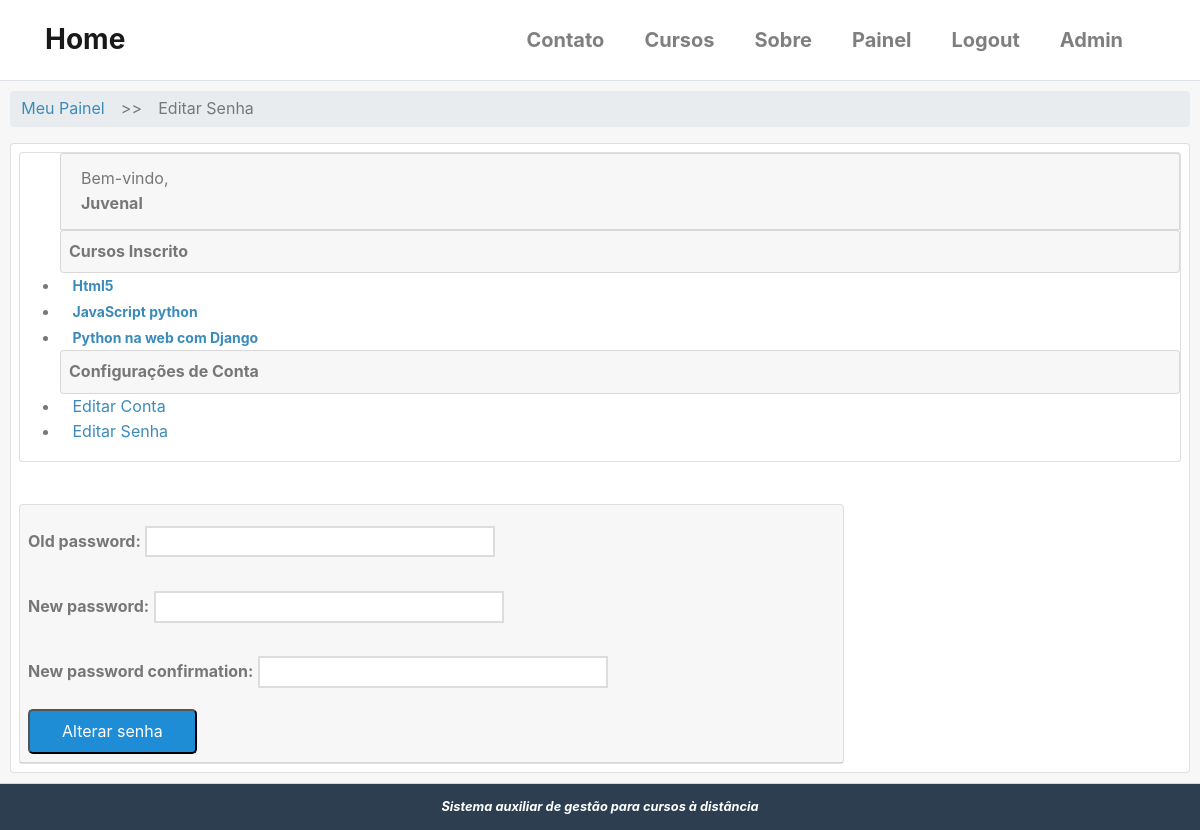
The page /conta/editar/senha/ (signed in) on the database its author committed.
### accounts/models.py (models this page shows, shortened)
class User(AbstractBaseUser, PermissionsMixin):
    username = models.CharField(
        'Usuário', max_length=30, unique=True,
        validators = [validators.RegexValidator(re.compile('^[\w.@+-]+$'),
        'O nome de usuário só pode conter letras, dígitos ou os seguintes caracteres: @/ ./ +/ -/ _',
        'Usuário inválido ou já existente!')]
    )
    email = models.EmailField('E-mail', unique=True)
    name = models.CharField('Nome', max_length=100, blank=True)
    is_active = models.BooleanField('Está ativo?', blank=True, default=True)
    is_staff = models.BooleanField('É da equipe?', blank=True, default=False)
    date_joined = models.DateTimeField('Data de Entrada', auto_now_add=True)
    objects = UserManager()
    USERNAME_FIELD = 'username'
    REQUIRED_FIELDS = ['email']
    class Meta:
        verbose_name = 'Usuário'
        verbose_name_plural = 'Usuários'
    def __str__(self):
        return self.name or self.username

### cursos/models.py (models this page shows, shortened)
class Enrollment(models.Model):
    STATUS_CHOICES = (
        (0, 'Pendente'),
        (1, 'Aprovado'),
        (2, 'Cancelado'),
        (3, 'Recusado'),
    )
    usuario = models.ForeignKey(
        settings.AUTH_USER_MODEL,
        verbose_name='Usuário',
        related_name='enrollments',
        on_delete=models.DO_NOTHING
    )
    curso = models.ForeignKey(
        Cursos, verbose_name='Curso',
        related_name='enrollments',
        on_delete=models.DO_NOTHING
    )
    status = models.ImageField(
        'Situação',
        choices=STATUS_CHOICES,
        default=0,
        blank=True
    )
    criado_em = models.DateTimeField('Criado em', auto_now_add=True)
    atualizado_em = models.DateTimeField('Atualizado em ', auto_now_add=True)
    class Meta:
        verbose_name = 'Inscrição'
        verbose_name_plural = 'Inscrições'
        """
        unique_together/unicidade - combina a unicidade entre cursos e usuário,
        ou seja, cada usuário se increve apenas uma vez para cada curso.
        """
        unique_together = (('usuario', 'curso'),)

class Cursos(models.Model):
    nome = models.CharField('Nome', max_length=100)
    slug = models.SlugField('Atalho')
    descricao = models.TextField('Descrição Simples', blank=True)
    sobre = models.TextField('Sobre o Curso', blank=True)
    data_inicial = models.DateField(
        'Data de início', null=True, blank=True,
    )
    imagem = models.ImageField(
        upload_to='cursos/imagens', verbose_name='Imagem',
        null=True, blank=True
    )
    criado_em = models.DateTimeField('Criado em', auto_now_add=True)
    atualizado_em = models.DateTimeField('Atualizado em ', auto_now_add=True)
    objects = CursosManager()
    def __str__(self):
        return self.nome
    class Meta:
        verbose_name = 'Curso'
        verbose_name_plural = 'Cursos'
        ordering = ['nome']  # ['-name'] ordem decrescente

### accounts/views.py (the view)
# urls.py: path('editar/senha/', views.editar_senha, name='editar_senha'),
@login_required
def editar_senha(request):
    template_name = 'accounts/editar_senha.html'
    context = {}
    if request.method == 'POST':
        form = PasswordChangeForm(data=request.POST, user=request.user)
        if form.is_valid():
            form.save()
            messages.success(request,
                'Senha alterada com sucesso!!!'
                )
            return redirect('accounts:painel')
    else:
        form = PasswordChangeForm(user=request.user)
    context['form'] = form
    return render(request, template_name, context)

### cursos/templatetags/cursos_tags.py (called while the page is built)
@register.simple_tag
def listar_meus_cursos(user):
    return Enrollment.objects.filter(usuario=user)

### templates/accounts/editar_senha.html (shortened to what this page needs)
{% extends "accounts/dashboard.html" %}
{% block breadcrumb %}
    {{ block.super }}
    <li style='margin: 5px;'>>></li>
    <li><a>Editar Senha</a></li>
{% endblock %}
{% block dashboard_content %}
    <form class="pure-form pure-form-stacked" method="POST">
        <fieldset>
            {% for field in form %}
            <div class="pure-control-group">
                {{ field.label_tag }}
                {{ field }}
            </div>
            {% endfor %}
            <div class="pure-controls">
                <button type="submit"
                class="pure-button pure-button-primary">
                Alterar senha</button>
            </div>
        </fieldset>
    </form>
{% endblock %}

### templates/accounts/dashboard.html (shortened to what this page needs)
{% extends "base.html" %}
{% load static %}
{% load cursos_tags %}
{% block content %}
{% listar_meus_cursos user as enrollments %}
<div class="card-header" style='padding: 10px;'>
    <div class="">
        <ul class="breadcrumb pure-menu-heading">
            {% block breadcrumb %}
            <li><a class="" href="{% url 'accounts:painel' %}">Meu Painel</a></li>
            {% endblock %}
        </ul>
    </div>
    <div class="card" style='margin: auto;'>
        <div class="pure-g-r content-ribbon">
            <div class="pure-u-1-4 m-2">
                <div class="card pure-menu pure-menu-open">
                    <ul>
                        <li class="card card-header">
                            Bem-vindo, <strong>{{ user }}</strong>
                        </li>
                        {% block menu_options %}
                        <li class="card card-header p-2"><strong>Cursos Inscrito</strong></li>
                        {% for enrollment in enrollments %}
                        <li>
                            <a href="{% url 'cursos:anuncios' enrollment.curso.slug %}">
                                <strong style="font-size: 14px">{{ enrollment.curso }}</strong>
                            </a>
                        </li>
                        {% empty %}
                        <li style='padding: 5px 0 5px 15px;'>Não há inscrições</li>
                        {% endfor %}
                        <li class="card card-header p-2"><strong>Configurações de Conta</strong></li>
                        <li>
                            <a href="{% url 'accounts:editar_usuario' %}">
                                Editar Conta
                            </a>
                        </li>
                        <li>
                            <a href="{% url 'accounts:editar_senha' %}">
                            Editar Senha</a>
                        </li>
                        {% endblock menu_options %}
                    </ul>
                </div>
            </div>
            <br>
            <div class="carddash pure-u-2-3 m-2">
                <div class="card">
                    <div class="card-header p-2">
                    {% block dashboard_content %}{% endblock %}
                    </div>
                </div>
            </div>
        </div>
    </div>
</div>
{% endblock content %}

### static/css/styles1.css (style rules this page uses)
* { -webkit-box-sizing: border-box; -moz-box-sizing: border-box; box-sizing: border-box; }
a { color: #3b8bba; }
.pure-menu li a { padding-left: 0.5em; }
.carddash { margin: 40px; width: 70%; }
.pure-form label { margin: 1em 0 0; font-weight: bold; font-size: 100%; }
.pure-form input[type], .pure-form textarea, .pure-form select { border: 2px solid #ddd; box-shadow: none; font-size: 100%; width: 100%; max-width: 350px; margin-bottom: 0.3em; }
.pure-form .pure-control-group { margin-bottom: 1em; }
.pure-button-primary { background-color: #1f8dd6; color: white; padding: 0.5em 2em; border-radius: 5px; }
ul.breadcrumb { padding: 0; }
ul.breadcrumb li { display: inline-block; }
ul.breadcrumb li a { display: inline-block; padding: 0.3em 0.7em; }
a { color: #3b8bba; text-decoration: none; }

### rows shown on the page
User: name "Juvenal"
Enrollment: curso "Html5"
Enrollment: curso "JavaScript python"
Enrollment: curso "Python na web com Django"

### other values the page prints
{{ field.label_tag }} "Old password:" "New password:" "New password confirmation:"
